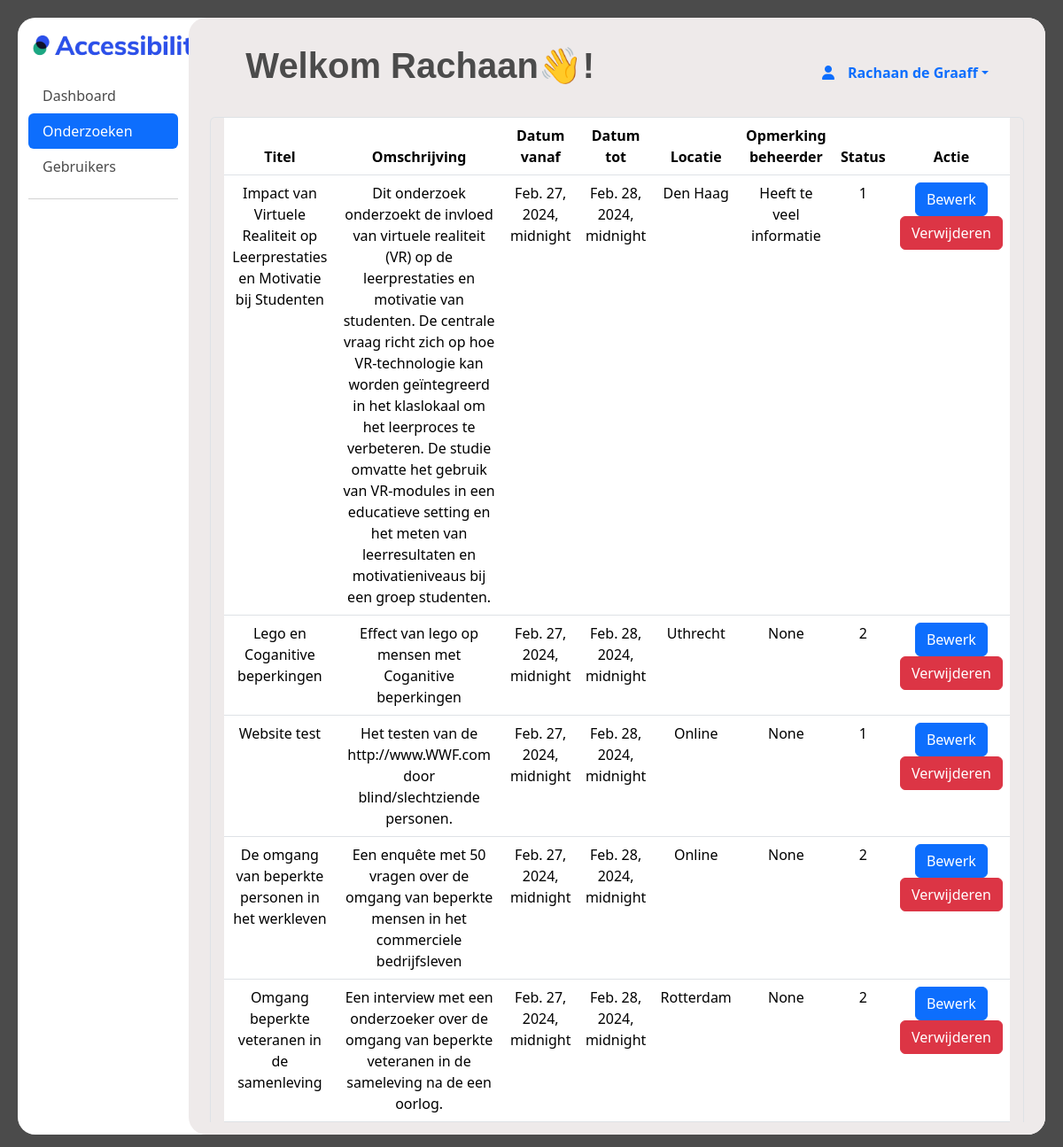
Page /beheerder/onderzoeken (signed in) on the committed database.
### ervaringsdeskundige/models.py (models this page shows, shortened)
class User(AbstractUser):
    first_name = models.CharField(max_length=100)
    last_name = models.CharField(max_length=100)
    postcode = models.CharField(max_length=10)
    geslacht = models.CharField(
        max_length=10, choices=[("M", "Man"), ("V", "Vrouw"), ("0", "Anders")]
    )
    email = models.EmailField()
    telefoonnummer = models.CharField(max_length=100)
    geboortedatum = models.DateField()
    gebruikte_hulpmiddelen = models.TextField(max_length=200)
    bijzonderheden = models.TextField(max_length=100, default="", blank=True)
    beschikbaar_vanaf = models.DateTimeField()
    beschikbaar_tot = models.DateTimeField()
    bijzonderheden_beschikbaarheid = models.TextField(
        max_length=100, blank=True
        )
    username = models.CharField(max_length=100, unique=True)
    voorkeur_benadering = models.CharField(max_length=20)
    status = models.CharField(max_length=10, default=1)
    opmerking_verwijderd = models.TextField(blank=True, null=True)
    datum_goedgekeurd = models.DateTimeField(blank=True, null=True)
    goedegekeurd_door = models.CharField(max_length=100, null=True)
    groups = models.ManyToManyField(
        Group,
        verbose_name="groups",
        related_name="user_groups",
        blank=True,
        help_text="The groups this user belongs to. A user will get all permissions granted to each of their groups.",
        related_query_name="user",
    )
    user_permissions = models.ManyToManyField(
        Permission,
        verbose_name="user permissions",
        related_name="user_user_permissions",
        blank=True,
        help_text="Specific permissions for this user.",
        related_query_name="user",
    )

### main/models.py (models this page shows)
class Onderzoeken(models.Model):
    onderzoeks_id = models.AutoField(primary_key=True)
    organisatie = models.ForeignKey("Organisaties", models.DO_NOTHING)
    status = models.IntegerField(default=1)
    titel = models.TextField()
    omschrijving = models.TextField()
    datum_vanaf = models.DateTimeField()
    datum_tot = models.DateTimeField()
    soort_onderzoek = models.IntegerField()
    locatie = models.TextField(blank=True, null=True)
    met_beloning = models.IntegerField()
    beloning = models.TextField(blank=True, null=True)
    doelgroep_leeftijd_van = models.IntegerField()
    doelgroep_leeftijd_tot = models.IntegerField()
    contact_opgenomen = models.IntegerField(default=0)
    opmerkingen_beheerder = models.TextField(blank=True, null=True)
    type_onderzoek = models.ForeignKey(
        "TypeOnderzoek", models.DO_NOTHING, db_column="type_onderzoek"
    )
    class Meta:
        managed = False
        db_table = "Onderzoeken"

### beheerder/views.py (the view)
# urls.py: path('onderzoeken', views.onderzoeken, name="onderzoeken"),
@staff_member_required
def onderzoeken(request):
    onderzoeken = Onderzoeken.objects.values(
        'titel',
        'omschrijving',
        'datum_vanaf',
        'datum_tot',
        'locatie',
        'status',
        'opmerkingen_beheerder',
        'onderzoeks_id'
        )
    return render(
        request,
        'beheerder/onderzoeken.html',
        {'onderzoeken': onderzoeken}
        )

### templates/beheerder/onderzoeken.html (shortened to what this page needs)
{% extends "beheerder/inner_base.html" %}
{% block menu_active %}
<ul class="nav nav-pills flex-column mb-auto">
  <li class="nav-item">
    <a href="/beheerder/dashboard" class="nav-link menu_text" >
      Dashboard
    </a>
  </li>
  <li>
    <a href="/beheerder/onderzoeken" class="nav-link active" aria-current="page">
      Onderzoeken
    </a>
  </li>
  <li>
    <a  href="/beheerder/users" class="nav-link menu_text">
      Gebruikers
    </a>
  </li>
</ul>
{% endblock %}
{% block inner_content %}
            <br>
            <div class="container rounded-top border border-bottom-0 text-center">
                <table class="table">
                      <thead>
                      <tr>
                          <th scope="col">Titel</th>
                          <th scope="col">Omschrijving</th>
                          <th scope="col">Datum vanaf</th>
                          <th scope="col">Datum tot</th>
                          <th scope="col">Locatie</th>
                          <th scope="col">Opmerking beheerder</th>
                          <th scope="col">Status</th>
                          <th scope="col">Actie</th>
                      </tr>
                      </thead>
                      <tbody>
                        {% for onderzoek in onderzoeken %}
                            <tr>
                                <td>{{ onderzoek.titel }}</td>
                                <td>{{ onderzoek.omschrijving }}</td>
                                <td>{{ onderzoek.datum_vanaf }}</td>
                                <td>{{ onderzoek.datum_tot }}</td>
                                <td>{{ onderzoek.locatie }}</td>
                                <td>{{ onderzoek.opmerkingen_beheerder }}</td>
                                <td>{{ onderzoek.status }}</td>
                                <td>
                                    <button type="button" class="btn btn-primary" onclick="window.location.href='/beheerder/dashboard/research/{{ onderzoek.onderzoeks_id }}/edit';">Bewerk</button>
                                    <a href="{% url 'verwijder_onderzoek' onderzoek.onderzoeks_id %}" class="btn btn-danger">Verwijderen</a>
                                </td>
                            </tr>
                        {% endfor %}
                      </tbody>
                  </table>
              </div>
{% endblock %}

### templates/beheerder/inner_base.html (shortened to what this page needs)
{% extends "ervaringsdeskundige/base.html" %}
{% load static %}
{% block content %}
<div class="container-fluid" style="height: 94vh;">
    <div class="row">
        <nav id="sidebar" class="col-md-3 col-lg-2 d-md-block sidebar">
          <a href="#">
            <img style="margin: 20px; margin-left: 5px;" src="{% static 'images/logo_accessibility.png' %}" width="200px" alt="Logo van Accessibility">
          </a>
            <div class="position-sticky">
              {% block menu_active %}{% endblock %}
              <hr>
            </div>
        </nav>
        <div style="height: 94vh;" id="dashboard_main" class="col-md-9 ms-sm-auto col-lg-10 px-md-4">
         <div id="dashboard_overflow">
          <main>
          <div class="text-center" style="padding-top: 20px;">
            <div>
                <div id="search" style="height: 20px;">
                    <div class="dropdown">
                      <a href="#" class="d-flex align-items-center text-decoration-none dropdown-toggle" id="dropdownUser2" data-bs-toggle="dropdown" aria-expanded="false" aria-label="dropdown menu met dashboard, profiel en loguit opties">
                        <i class="fa-solid fa-user" style="padding-right: 15px;" width="32" height="32" class="rounded-circle me-2"></i>
                        <strong>{{ user.first_name}} {{ user.last_name}}</strong>
                      </a>
                    </div>
                </div>
             <h1 style="margin: 10px; margin-left: 40px;" class="text-start extra-bold-header">Welkom {{ user.first_name }}👋!</h1>
            </div>
            {% block inner_content %}{% endblock %}
            </div>
          </main>
         </div>
        </div>
    </div>
</div>
{% endblock %}

### static/css/main.css (style rules this page uses)
:root { --background-light: #f5f5f5; --background-dark: #1f1f1f; --text-light: #4b4b4b; --text-dark: #ffffff; --accent-light: #9faecb; --accent-dark: #848484; --card-background-light: #ffffff; --card-background-dark: #393a69; --card-shadow-light: #bbbbbb; --card-shadow-dark: #7a7a7a; --border-light: #dddddd; --border-dark: #333333; --link-light: #007bff; --link-dark: #ff7f50; }
#content, .table, #dashboard_main, .rectangle, .card_stat, #custom_cont { transition: background-color 0.5s ease, color 0.3s ease, border-radius 0.5s ease; }
.container { margin-right: auto; margin-left: auto; padding-right: 15px; padding-left: 15px; width: 100%; }
@media (min-width: 576px) { .container { max-width: 540px; } }
@media (min-width: 768px) { .container { max-width: 720px; } }
@media (min-width: 992px) { .container { max-width: 960px; } }
@media (min-width: 1200px) { .container { max-width: 1140px; } }
#search { margin-top: 10px; margin-right: 30px; float: right; justify-content: space-between; display: flex; padding: 10px; height: 80px; }
.table { padding: 10px; }
body:not(.dark) { background-color: var(--text-light); color: var(--text-light); }
#sidebar { border-radius: 20px; }
#dashboard_main:not(.dark) { border-radius: 20px; background-color: #eeeaea; }
h1:not(.dark) { color: var(--tekst-light); }
#dashboard_overflow { overflow-y: auto; overflow-x: hidden; max-height: 94vh; height: 100%; }
.extra-bold-header { font-family: 'Inner', sans-serif; font-weight: 800; color: #4b4b4b; }
.menu_text:not(.dark) { color: var(--text-light); }

### rows in the picture
User: first_name "Rachaan", last_name "de Graaff"
Onderzoeken: titel "Impact van Virtuele Realiteit op Leerprestaties en Motivatie bij Studenten", omschrijving "Dit onderzoek onderzoekt de invloed van virtuele realiteit (VR) op de leerprestaties en motivatie van studenten. De centrale vraag richt zich op hoe VR-technologie kan worden geïntegreerd in het klaslokaal om het leerproces te verbeteren. De studie omvatte het gebruik van VR-modules in een educatieve setting en het meten van leerresultaten en motivatieniveaus bij een groep studenten.", datum_vanaf "Feb. 27, 2024, midnight", datum_tot "Feb. 28, 2024, midnight", locatie "Den Haag", opmerkingen_beheerder "Heeft te veel informatie", status "1"
Onderzoeken: titel "Lego en Coganitive beperkingen", omschrijving "Effect van lego op mensen met Coganitive beperkingen", datum_vanaf "Feb. 27, 2024, midnight", datum_tot "Feb. 28, 2024, midnight", locatie "Uthrecht", opmerkingen_beheerder "None", status "2"
Onderzoeken: titel "Website test", omschrijving "Het testen van de http://www.WWF.com door blind/slechtziende personen.", datum_vanaf "Feb. 27, 2024, midnight", datum_tot "Feb. 28, 2024, midnight", locatie "Online", opmerkingen_beheerder "None", status "1"
Onderzoeken: titel "De omgang van beperkte personen in het werkleven", omschrijving "Een enquête met 50 vragen over de omgang van beperkte mensen in het commerciele bedrijfsleven", datum_vanaf "Feb. 27, 2024, midnight", datum_tot "Feb. 28, 2024, midnight", locatie "Online", opmerkingen_beheerder "None", status "2"
Onderzoeken: titel "Omgang beperkte veteranen in de samenleving", omschrijving "Een interview met een onderzoeker over de omgang van beperkte veteranen in de sameleving na de een oorlog.", datum_vanaf "Feb. 27, 2024, midnight", datum_tot "Feb. 28, 2024, midnight", locatie "Rotterdam", opmerkingen_beheerder "None", status "2"
